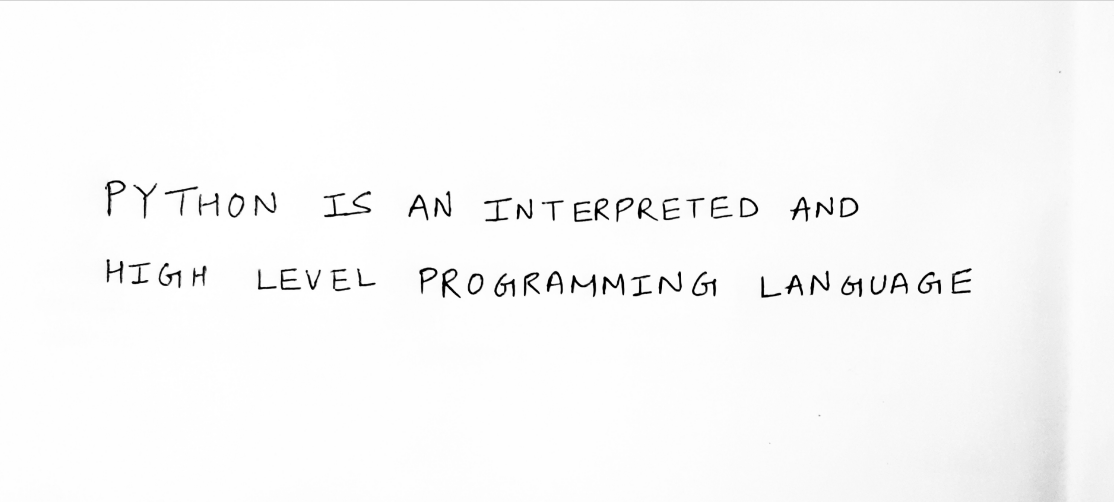
#> input picture Sample Handwriting Images/image6.png, 1114 x 502 px, found by its file name
$ python project.py
#> lines starting #> are read from the running program, lines starting #| are printed output that depends on the picture; after the words box and inside, x2 and y2 are one past the last pixel; in counts of white or black regions, pixels touching at a corner belong together
import cv2
import pytesseract

pytesseract.pytesseract.tesseract_cmd = r"C:\Program Files\Tesseract-OCR\tesseract.exe"

img = cv2.imread("image6.png")
#> img is the input picture: shape (502, 1114, 3); min 0, max 255, mean 248.9
gray = cv2.cvtColor(img, cv2.COLOR_BGR2GRAY)

adaptive_threshold = cv2.adaptiveThreshold(gray, 255, cv2.ADAPTIVE_THRESH_GAUSSIAN_C, cv2.THRESH_BINARY, 91, 11)
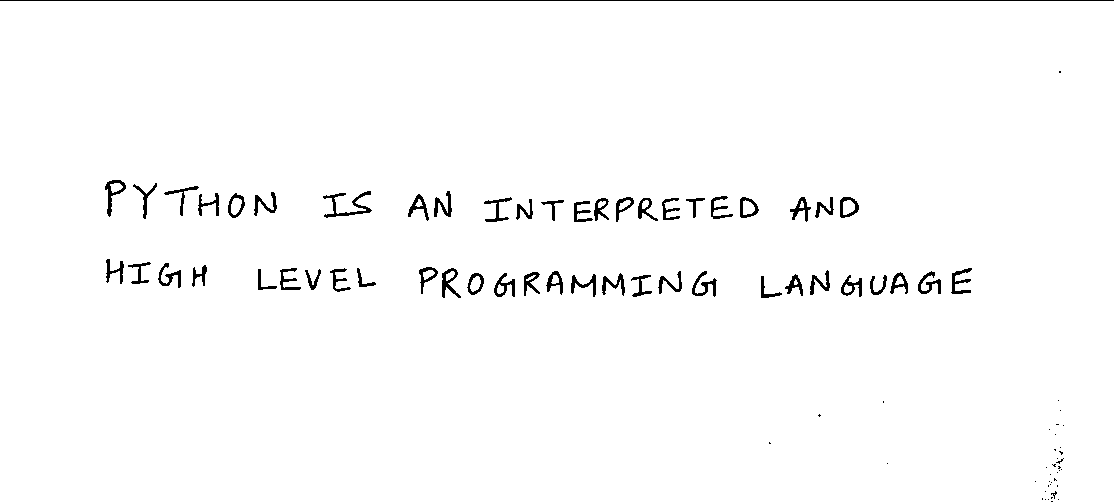
#> adaptive_threshold: shape (502, 1114); 98.2% white; 90 black regions (38 under 20 px), largest, box (x1, y1, x2, y2) and area: (0, 0, 1114, 1) 1114, (323, 191, 372, 218) 354, (105, 180, 126, 217) 235

#> (the run stopped early here; a loop or call above may not have finished)

$ run again, with Sample Handwriting Images/image4.png copied over Sample Handwriting Images/image6.png
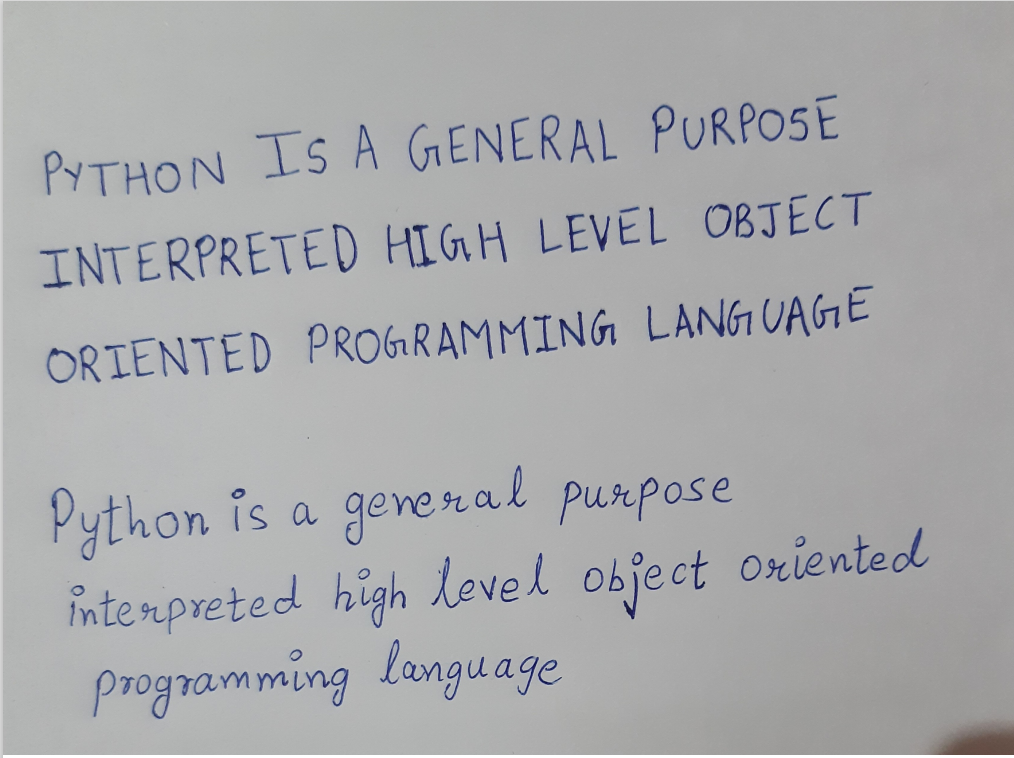
#> input picture Sample Handwriting Images/image4.png, 1014 x 758 px, found by its file name
#> img is the input picture: shape (758, 1014, 3); mean B, G, R 171.9, 169.7, 168.7
#> `gray = cv2.cvtColor(img, cv2.COLOR_BGR2GRAY)`:
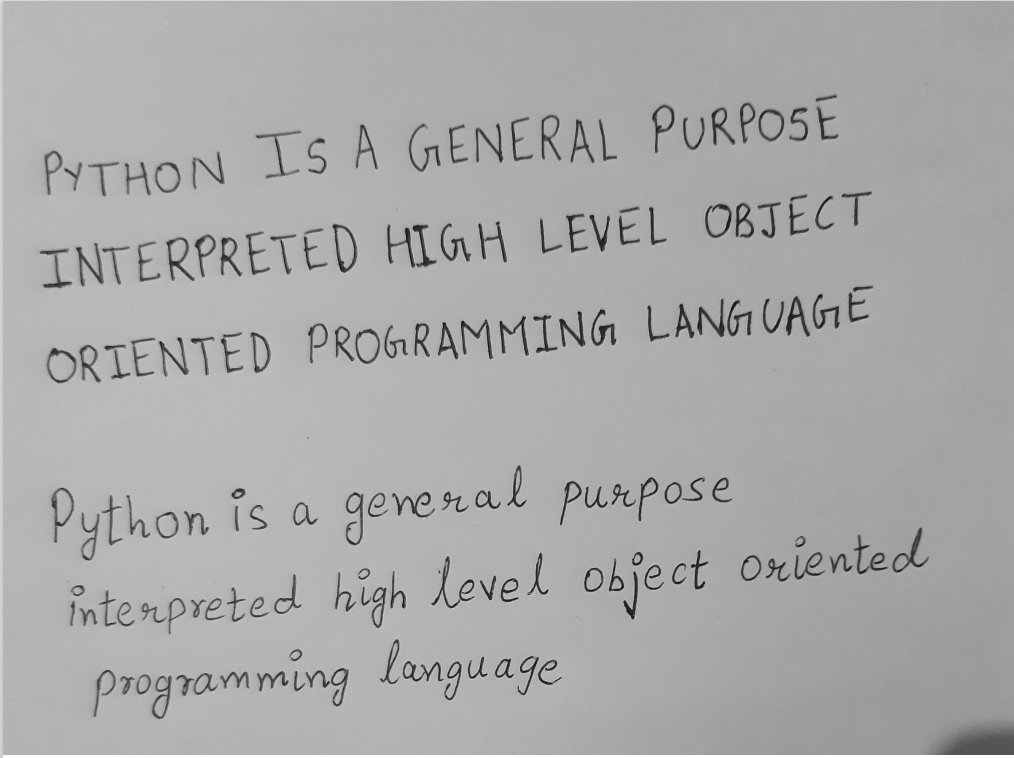
#> gray: shape (758, 1014); min 12, max 255, mean 169.6
#> `adaptive_threshold = cv2.adaptiveThreshold(gray, 255, cv2.ADAPTIVE_THR..`:
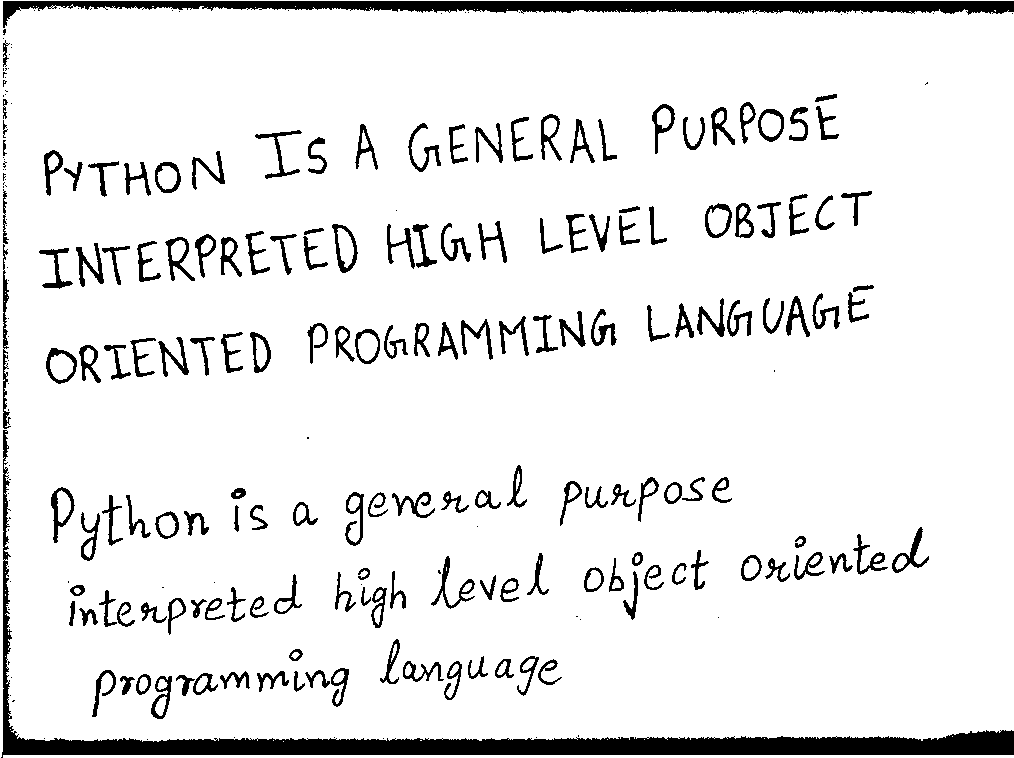
#> adaptive_threshold: shape (758, 1014); 91.2% white; 253 black regions (88 under 20 px), largest, box (x1, y1, x2, y2) and area: (1, 430, 1014, 758) 18361, (3, 1, 1014, 28) 9723, (3, 244, 11, 429) 596

$ run again, with Sample Handwriting Images/image5.png copied over Sample Handwriting Images/image6.png
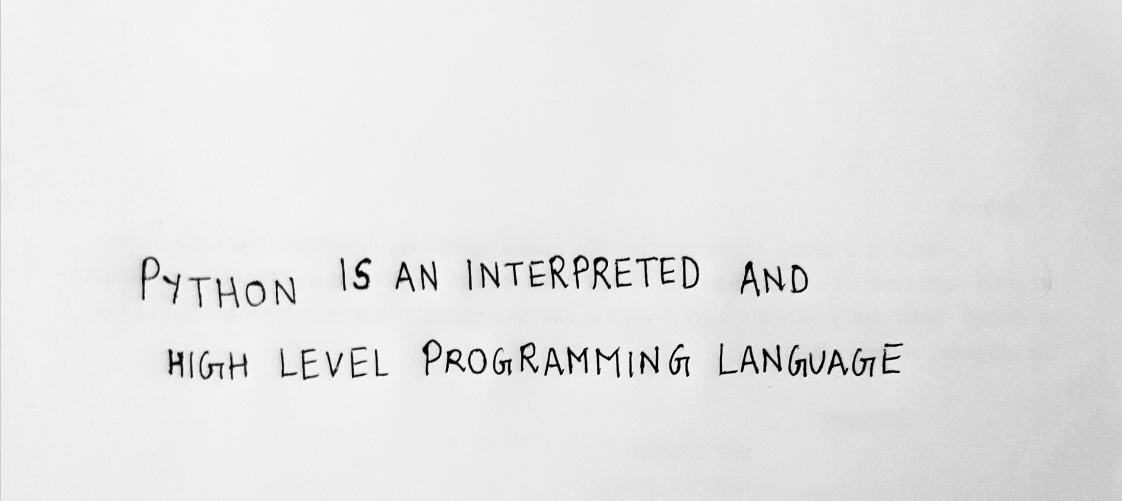
#> input picture Sample Handwriting Images/image5.png, 1122 x 501 px, found by its file name
#> img is the input picture: shape (501, 1122, 3); min 0, max 249, mean 228.9
#> `adaptive_threshold = cv2.adaptiveThreshold(gray, 255, cv2.ADAPTIVE_THR..`:
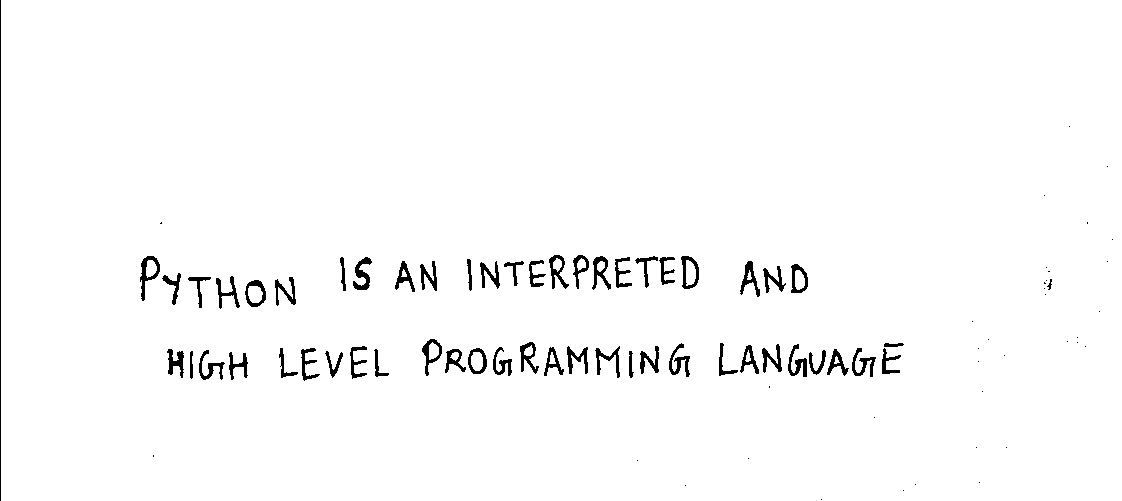
#> adaptive_threshold: shape (501, 1122); 98% white; 91 black regions (36 under 20 px), largest, box (x1, y1, x2, y2) and area: (0, 0, 1, 501) 501, (140, 256, 160, 301) 308, (353, 257, 372, 290) 292

$ run again, with Sample Handwriting Images/image7.png copied over Sample Handwriting Images/image6.png
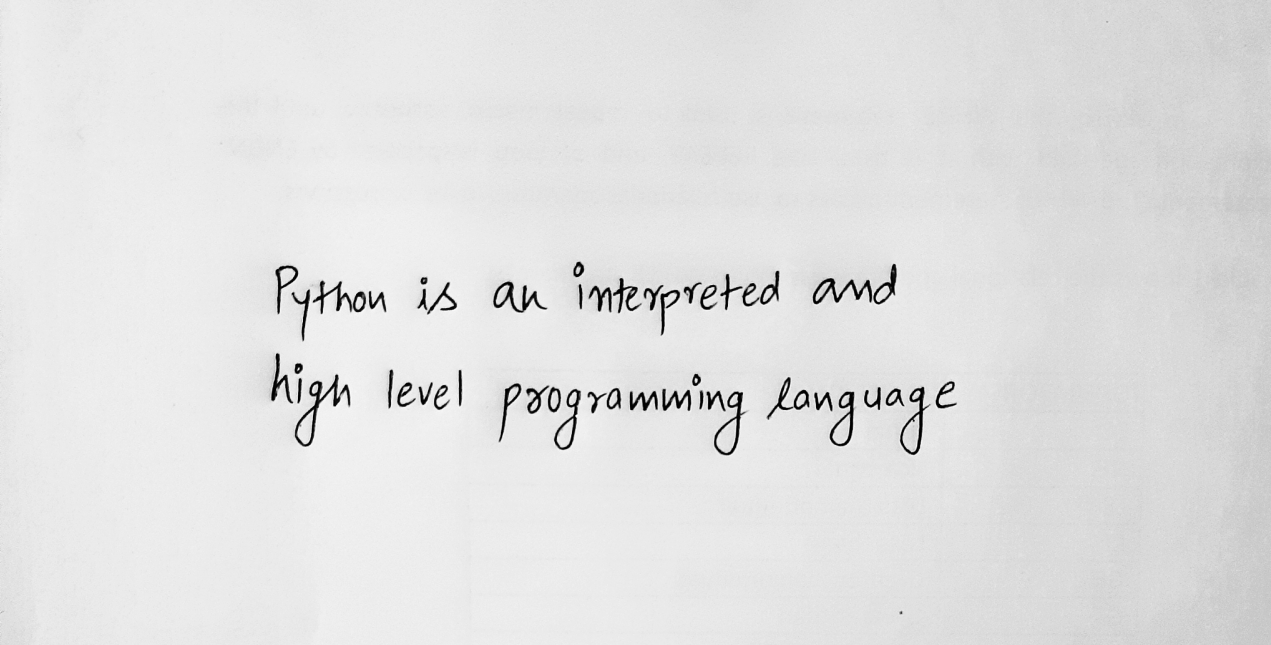
#> input picture Sample Handwriting Images/image7.png, 1271 x 645 px, found by its file name
#> img is the input picture: shape (645, 1271, 3); min 0, max 252, mean 225.1
#> `adaptive_threshold = cv2.adaptiveThreshold(gray, 255, cv2.ADAPTIVE_THR..`:
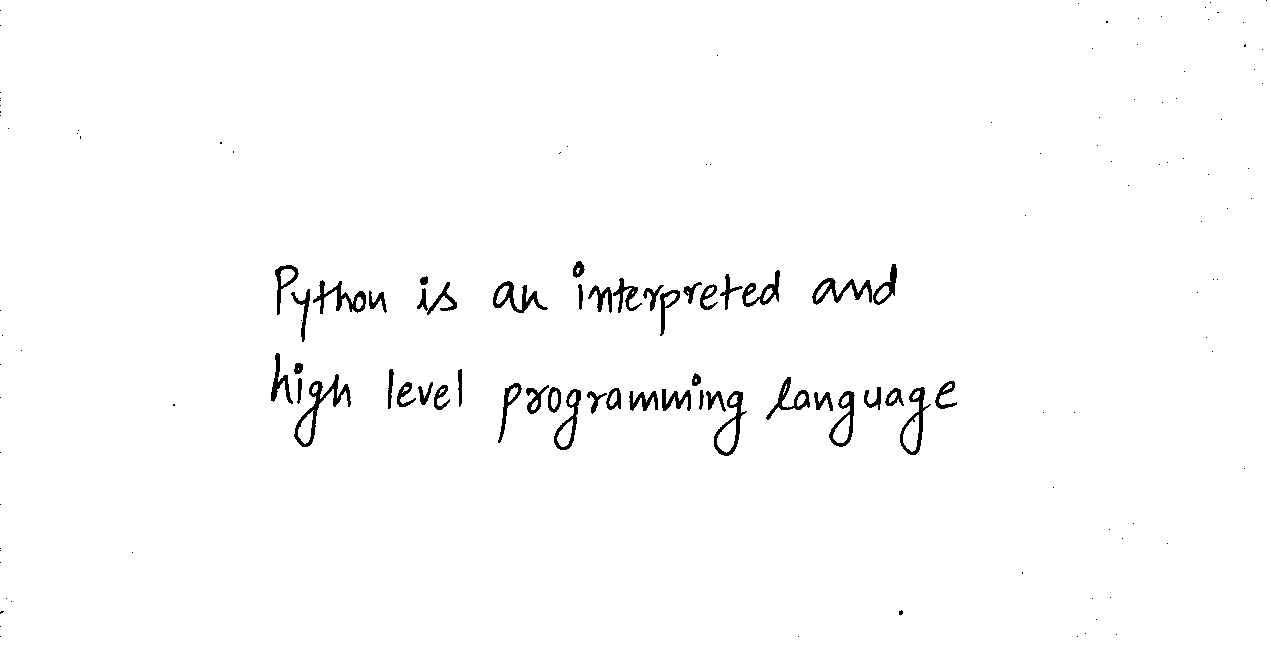
#> adaptive_threshold: shape (645, 1271); 98.4% white; 142 black regions (95 under 20 px), largest, box (x1, y1, x2, y2) and area: (294, 374, 351, 447) 812, (812, 278, 872, 305) 576, (313, 280, 366, 314) 564
